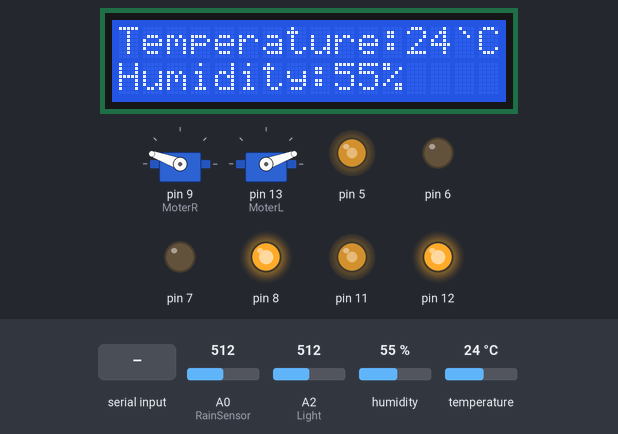
Bench run of a sketch on a simulated Arduino Uno, built with avr-gcc and run on an emulated ATmega328P. Shown: 2 × servo, 16×2 character LCD, output pins drawn as LEDs (lit = HIGH). Inputs (shaded band) come from the test bench; at power-on: A0 (RainSensor) = 512, temperature 24 °C, A2 (Light) = 512, humidity 55 %. What the sketch prints to the serial monitor is not drawn.

Above: at 1.2 s.
1.3 s: "u" received over the second serial link
At 1.51 s:
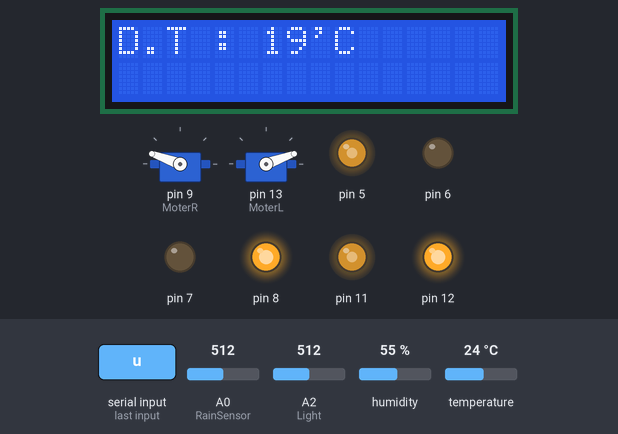
3.3 s: A0 (RainSensor) set to 107
9.3 s: A0 (RainSensor) set to 95
10.8 s: temperature set to 12 °C
At 12.7 s:
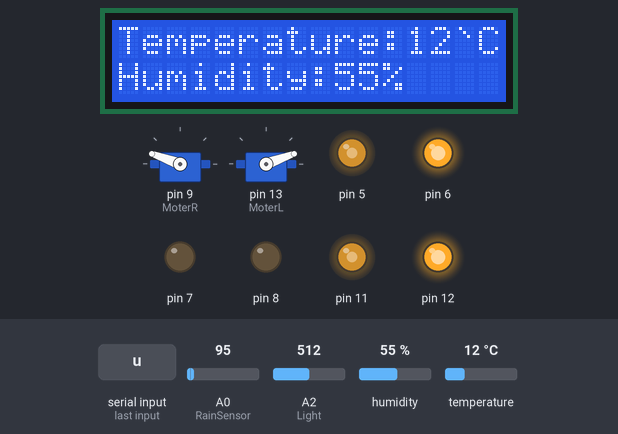
16.8 s: "r" received over the second serial link
At 17.02 s:
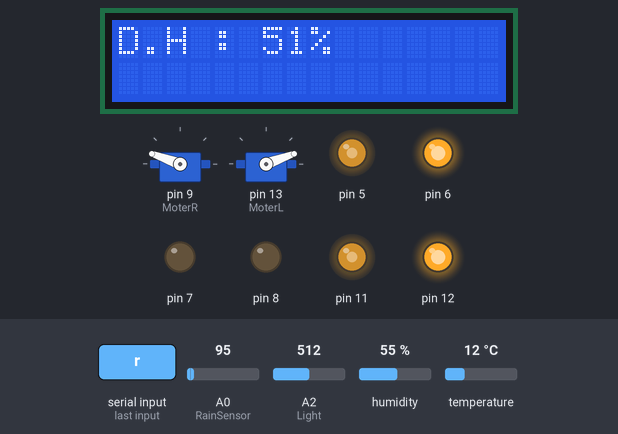
18.8 s: A2 (Light) set to 109
24.8 s: A2 (Light) set to 92
Timing chart, 0 to 27.8 s (numbered marks = the images above; inputs shaded):
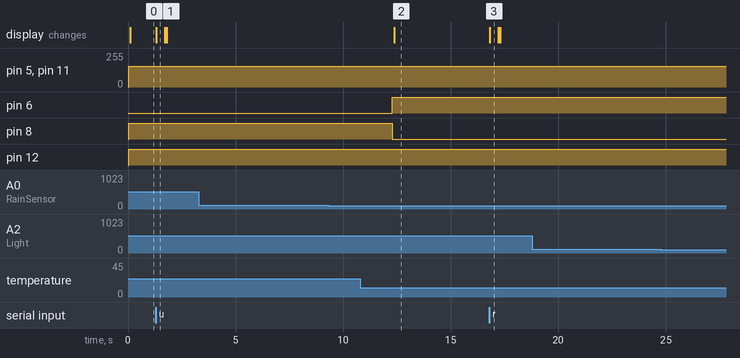

Measured:
- after the input at 1.3 s, the display: changes at once (image 1)
- after the input at 3.3 s, every drawn part: stays the same
- after the input at 9.3 s, every drawn part: stays the same
- after the input at 10.8 s, pin 6: LOW → HIGH after 1.5 s; pin 8: HIGH → LOW after 1.5 s; the display: changes after 1.6 s (image 2)
- after the input at 16.8 s, the display: changes at once (image 3)
- after the input at 18.8 s, every drawn part: stays the same
- after the input at 24.8 s, every drawn part: stays the same
- what the display in image 1 shows lasts 0.4 s, from 1.3 s to 1.7 s

The sketch:

arduino_project_code.ino
```cpp
#include<SoftwareSerial.h>
int blueTx=2;
int blueRx=3;
SoftwareSerial mySerial(blueTx, blueRx);

//--<변수 선언>--//
int a;          // 블루투스 리드 값을 받기 위한 선언
int b;          // 리드 값 받은걸 b에다 저장 하기 위함
int tmp = 18;   // 초기에 희망 온도를 설정
int Hum = 50;   // 초기에 희망 습도를 설정
//--------------//

//--------------<LCD>---------------//
#include <Wire.h>                   //
#include <LiquidCrystal_I2C.h>      // LCD 라이브러리 사용 선언
LiquidCrystal_I2C LCD(0x27,16,2);   // LCD(주소,16칸,2줄) 핀 설정
//------------------------------ ---//

//-------<온습도 센서>-------//
#include "DHT.h"            // 온,습도 라이브러리 사용 선언
int DHTPIN = 10;            // DHTPIN을 10번으로 지정
int DHTTYPE = DHT11;        // DHTTYPE을 DHT11으로 설정
DHT dht(DHTPIN, DHTTYPE);   // DHT를 설정 dht라는 이름으로 DHT타입과 핀을 설정해줌
//--------------------------//

//------<모터>------//
#include <Servo.h> // Servo 라이브러리 사용 선언
Servo MoterR;      // Servo 타입의 변수로 (MoterR) 지정
Servo MoterL;      // Servo 타입의 변수로 (MoterL) 지정
//-----------------//

//-----<수위 센서>-----//
int RainSensor = A0;  // 정수형 변수 RainSeneor 에 아날로그 핀 A0을 설정
//--------------------//


void setup()// 아두이노 실행 시 가장 먼저 한번만 실행 되는 부분(주로 초기 설정 하는 부분)
{
   Serial.begin(9600);

//<불루투스 시리얼 통신을 위한 설정>//
   mySerial.begin(9600);        //
//------------------------------//


//---------<모터>---------// 이름.attach(핀 번호) : 이름을 정해준 서브모터에 핀번호 설정
   MoterR.attach(9);     // MoterR 에 9번 핀 선언
   MoterL.attach(13);    // MoterL 에 13번 핀 선언
                         // 기본 값을 창문이 닫혀 있는 걸로 설정
   MoterR.write(160);    // MoterR 를 160도 로 회전
   MoterL.write(20);     // MoterL 를  20도 로 회전
//-----------------------//
}

void loop()// setup함수가 실행된 후 계속 반복 되는 함수
{


  int Light = analogRead(A2); // 조도 센서에서 읽은 값을 정수형 변수 Light에다가 저장


//---------------<온,습도 측정>---------------//
 int Temperature = dht.readTemperature();   // dht라는 이름으로 정해준 센서로 온도 값을 읽어서 정수형 변수 Temperature 에 저장
 int Humidity = dht.readHumidity();         // dht라는 이름으로 정해준 센서로 습도 값을 읽어서 정수형 변수 Humidity 에 저장
//------------------------------------------//

//---------------<수위 센서 값 저장>---------------//
 int RainSensorData = analogRead(RainSensor);    // 아날로그 값인 RainSeneor 을 읽어서 정수형 변수 RainSeneorData 에 저장
//-----------------------------------------------//

//--<수위 센서에 따른 모터(창문) 회전>--// 센서의 물이 묻이면 수치값이 100이상으로 나오는 걸 이용 ++(블루투스로 값 받아서 실행)

//----<블루투스에서 받아온 값 저장>----//
  if(mySerial.available())          // 블루투스에서 받아온 값이 있으면 if문 실행
  {                                 //
    int a = mySerial.read();        // 블루투스로 받아온 값을 a로 받아주고
    b=a;                            // 그 값을 다시 b로 다시 저장 (if문 밖에서 사용하기 위함)
  }                                 //
                                    //
 if(b=='o')                         // 블루투스에서 받아온 값이 'o'면 if문 실행하여 창문 여닫는 전체 시스템을 ON시킴
 {                                  //
   if(RainSensorData < 50)          // RainSeneorData의 값이 50이면 if문에 속해 있는 문장 실행(비가 오지 않는 상황)++(센서에 물이 닿지 않으면 값이 엄청 낮은 값을 받음)
   {                                // 창문이 열림
     MoterR.write(90);              // MoterR 를 90도로 회전
     MoterL.write(90);              // MoterL 를 90도로 회전
   delay(15);                       //
   }                                //
    else if(RainSensorData > 50)    // RainSeneorData의 값이 100이상 이면 if문에 속해 있는 문장 실행(비가 오는 상황)++(센서에 물이 닿으면 값이 50이상을 유지함)
    {                               // 창문이 닫힘
     MoterR.write(160);             // MoterR 를 180도 로 회전
     MoterL.write(20);              // MoterL 를   0도 로 회전
     delay(15);                     //
    }                               //
    b='o';                          // if문을 벗어나도 시스템상 ON이 유지될 수 있게 해줌
                                    //
 }                                  //
 else if(b=='x')                    // 블루투스로 읽어 온 값이 'x'면 전체 시스템을 OFF시키고 창문을 닫음
 {                                  // 창문이 닫힌 상태
    MoterR.write(160);              // MoterR 를 180도 로 회전
    MoterL.write(20);               // MoterL 를   0도 로 회전
    delay(15);                      //
    b='x';                          // 마찬가지로 if문을 벗어나도 시스템이 계속 작동이 안되는 걸 유지하기 위해 설정
 }                                  //
//----------------------------------//

//----------<희망 온,습도 설정>----------//

//-----<희망 온도 올리기>-----//
  if(b=='u')                // 블루투스로 입력하는 단어가 u이면 if문 실행
{                           //
  tmp++;
    LCD.clear();// 기존에 설정 해둔 온도값 1도 올리기
  LCD.print("D.T : ");      // LCD화면에 "D.T : "화면 띄우기
  LCD.print(tmp);           // 키를 눌러 1도 올린 온도 표현
  LCD.print("'C");          // 단위 띄우기
  delay(400);               // 변경한 희망온도를 0.4초 동안 띄워주기
  LCD.clear();              // LCD화면 지우기
  b="";                     // b에 입힌 변수 지우기
}                           //
//--------------------------//

//-----<희망 온도 내리기>-----//
  if(b=='d')                // 블루투스로 입력하는 단어가 d이면 if문 실행
{                           //
  tmp--;                    //
    LCD.clear();            // 희망 온도 내리기
  LCD.print("D.T : ");      //
  LCD.print(tmp);           //
    LCD.print("'C");        //
  delay(400);               //
  LCD.clear();              //
  b="";                     //
}                           //
//--------------------------//

//-----<희망 습도 올리기>-----//
  if(b=='r')                //
{                           //
  Hum++;                    //
    LCD.clear();            //
  LCD.print("D.H : ");      //
  LCD.print(Hum);           //
  LCD.print("%");           //
  delay(400);               //
  LCD.clear();              //
  b="";                     //
}                           //
//--------------------------//

//-----<희망 습도 내리기>-----//
  if(b=='l')                //
{                           //
  Hum--;
    LCD.clear();//
  LCD.print("D.H : ");      //
  LCD.print(Hum);           //
  LCD.print("%");           //
  delay(400);               //
  LCD.clear();              //
  b="";                     //
}                           //
//--------------------------//

//<희망 온도와 현재 온도에 따른 에어컨 ON/OFF(3색 LED표현)>//
   if((Temperature > tmp)&&(Humidity < Hum))          // 현재 온도가 희망 온도 보다 높으면 에어컨 ON
   {                                                  //
      analogWrite(8,0);                              // 조건에 맞으면 파란 불빛
      analogWrite(7,255);                            //
      analogWrite(6,0);                              //
   }                                                 //
                                          //
//---------------------------------------------------//

//<희망 습도와 현재 습도에 따른 제습기 ON/OFF(3색 LED표현)>//
   if((Humidity > Hum)&&(Temperature < tmp))                               //
   {                                                 //
      analogWrite(8,0);                              //
      analogWrite(7,0);                              //
      analogWrite(6,255);                            //
   }                                                 //
//---------------------------------------------------//

 if((Temperature > tmp)&&(Humidity > Hum))
 {
      analogWrite(8,255);                              //
      analogWrite(7,0);                              //
      analogWrite(6,0);                            //
 }

   if((Humidity < Hum)&&(Temperature < tmp))                           //
   {                                                 //
      analogWrite(8,0);                              //
      analogWrite(7,0);                              //
      analogWrite(6,0);                              //
   }                                                 //

//-----<조도센서를 이용해서 실내등 키기>-----//
  if(Light<800)                          //
  {                                      //
    analogWrite(12,155);                 //
    analogWrite(11,155);                 //
    analogWrite(5,155);                  //
  }                                      //
  else if(Light>800)                     //
  {                                      //
    analogWrite(12,0);                   //
    analogWrite(11,0);                   //
    analogWrite(5,0);                    //
  }                                      //
//---------------------------------------//

  Serial.print(Temperature);
  Serial.print("도");            //온도 값
  Serial.print(Humidity);
  Serial.println("%");           //습도 값
  Serial.println(RainSensorData);
  Serial.println(Light);


//----------<LCD>-----------//
  LCD.init();               // LCD 시작
  LCD.backlight();          // LCD 백그라운드 키기
  LCD.print("Temperature:");// LCD판에 Temperature: 글자를 찍어냄
  LCD.print(Temperature);   // 위에 글자 이어서 변수 Temperature 값을 이어서 찍어냄
  LCD.print("`C");          // 뒤에 마찬가지로 `C 를 찍어냄
  LCD.setCursor(0,1);       // LCD.setCursor(글자 위치,줄 위치) (A-1,B-1)로 생각하면 편함 ex)두 번째 줄 첫 번째 칸 A=1,B=1 (0,1)
  LCD.print("Humidity:");   // LCD판에 Humidity: 글자를 찍어냄
  LCD.print(Humidity);      // 위에 글자 이어서 변수 Humidity 값을 이어서 찍어냄
  LCD.print("%");           // 뒤에 마찬가지로 % 를 찍어냄
//---------------------------


}
```
